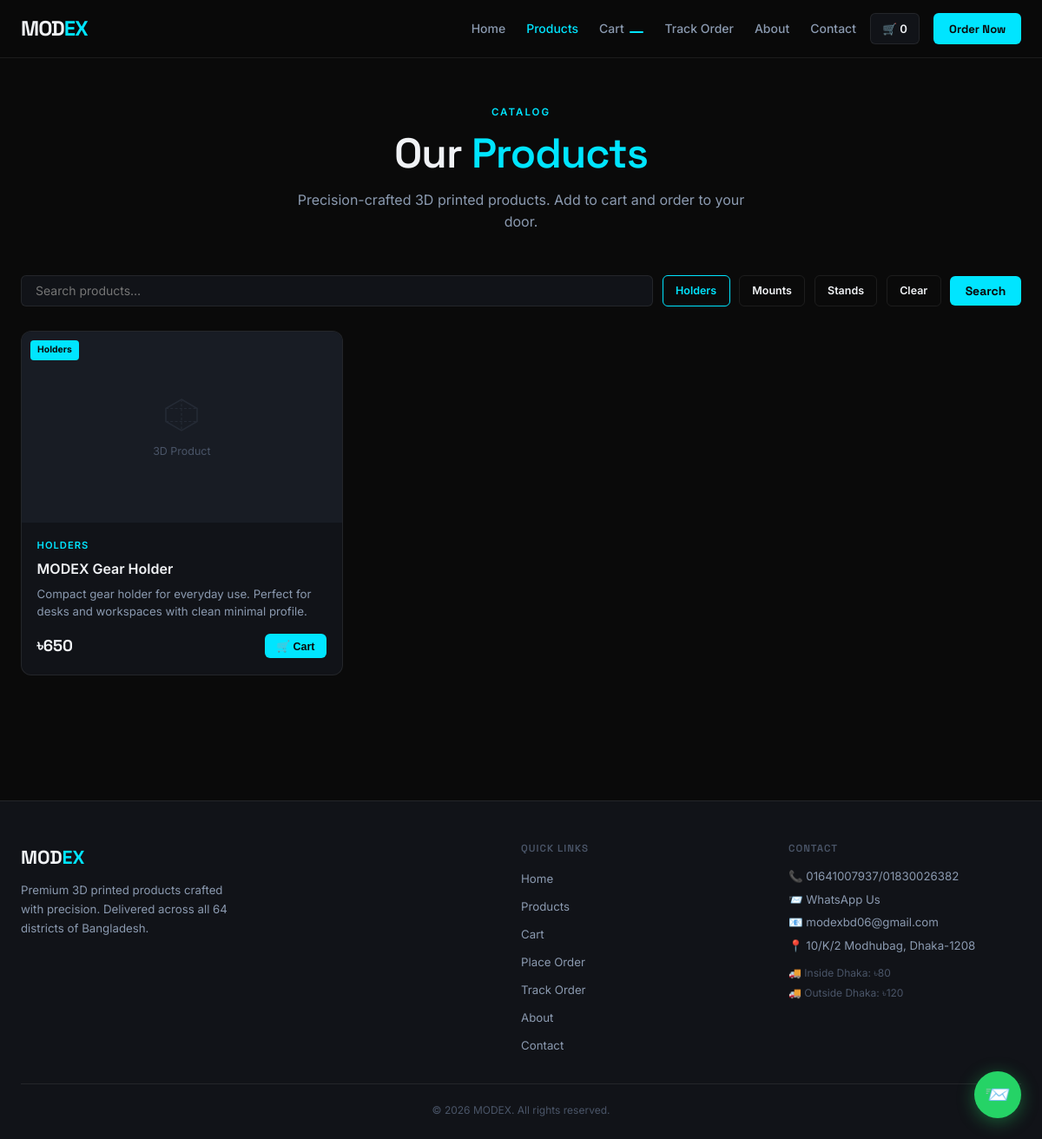
Page /products.php?cat=Holders on the committed database.
### tables this page shows
CREATE TABLE IF NOT EXISTS products (
    id INT AUTO_INCREMENT PRIMARY KEY,
    name VARCHAR(255) NOT NULL,
    description TEXT,
    price DECIMAL(10,2) NOT NULL DEFAULT 0,
    category VARCHAR(100),
    images TEXT,
    specifications TEXT,
    is_active TINYINT(1) DEFAULT 1,
    created_at TIMESTAMP DEFAULT CURRENT_TIMESTAMP,
    updated_at TIMESTAMP DEFAULT CURRENT_TIMESTAMP ON UPDATE CURRENT_TIMESTAMP
);

### includes/config.php (called while the page is built, shortened)
<?php
function sanitize($input) {
    return htmlspecialchars(strip_tags(trim($input)), ENT_QUOTES, 'UTF-8');
}
function formatTaka($amount) {
    return '&#2547;' . number_format($amount, 0);
}

### products.php (the view, shortened to what this page needs)
<?php
require_once 'includes/config.php';
require_once 'includes/layout_top.php';
require_once 'includes/layout_bottom.php';
$db       = getDB();
$category = isset($_GET['cat']) ? sanitize($_GET['cat']) : '';
$search   = isset($_GET['q'])   ? sanitize($_GET['q'])   : '';
$where = ['is_active=1'];
$params = [];
if ($category) { $where[] = 'category=?'; $params[] = $category; }
$sql  = 'SELECT * FROM products WHERE ' . implode(' AND ',$where) . ' ORDER BY id';
$stmt = $db->prepare($sql);
$stmt->execute($params);
$products = $stmt->fetchAll();
$cats = $db->query("SELECT DISTINCT category FROM products WHERE is_active=1 AND category IS NOT NULL AND category!='' ORDER BY category")->fetchAll(PDO::FETCH_COLUMN);
?>
<div class="page-hero" style="padding-bottom:2rem">
  <span class="section-eyebrow">Catalog</span>
  <h1>Our <span style="color:var(--accent)">Products</span></h1>
  <p>Precision-crafted 3D printed products. Add to cart and order to your door.</p>
</div>
<section class="section" style="padding-top:1rem">
  <div class="section-inner">
    <div style="display:flex;gap:.75rem;flex-wrap:wrap;margin-bottom:1.75rem;align-items:center">
      <form method="GET" style="display:flex;gap:.65rem;flex:1;flex-wrap:wrap;align-items:center">
        <input name="q" value="<?= htmlspecialchars($search) ?>" placeholder="Search products…" style="background:var(--surface);border:1px solid var(--border);border-radius:var(--radius-sm);padding:.52rem 1rem;color:var(--text-primary);font-size:.875rem;font-family:Inter,sans-serif;flex:1;min-width:160px">
        <?php foreach ($cats as $c): ?>
          <a href="?cat=<?= urlencode($c) ?><?= $search?'&q='.urlencode($search):'' ?>" class="btn-outline" style="padding:.45rem .9rem;font-size:.78rem;<?= $category===$c?'border-color:var(--accent);color:var(--accent)':'' ?>"><?= htmlspecialchars($c) ?></a>
        <?php endforeach; ?>
        <?php if ($category||$search): ?><a href="/products.php" class="btn-outline" style="padding:.45rem .9rem;font-size:.78rem">Clear</a><?php endif; ?>
        <button type="submit" class="btn-primary" style="padding:.52rem 1.1rem;font-size:.875rem">Search</button>
      </form>
    </div>
    <div class="products-grid">
      <?php foreach ($products as $p): $imgs = json_decode($p['images']??'[]',true); ?>
      <div class="product-card">
        <div class="product-img" onclick="window.location='/product.php?id=<?= $p['id'] ?>'">
          <?php if (!empty($imgs[0]) && file_exists('assets/images/'.$imgs[0])): ?>
            <img src="/assets/images/<?= htmlspecialchars($imgs[0]) ?>" alt="<?= htmlspecialchars($p['name']) ?>">
          <?php else: ?>
            <div class="product-img-placeholder">
              <svg viewBox="0 0 64 64" fill="none" width="48"><path d="M32 8L56 22V42L32 56L8 42V22L32 8Z" stroke="currentColor" stroke-width="2"/><path d="M32 8V56M8 22L56 22M8 42L56 42" stroke="currentColor" stroke-width="1.5" stroke-dasharray="4 3"/></svg>
              <span>3D Product</span>
            </div>
          <?php endif; ?>
          <?php if ($p['category']): ?><span class="product-badge"><?= htmlspecialchars($p['category']) ?></span><?php endif; ?>
        </div>
        <div class="product-body">
          <?php if ($p['category']): ?><div class="product-cat"><?= htmlspecialchars($p['category']) ?></div><?php endif; ?>
          <div class="product-name"><?= htmlspecialchars($p['name']) ?></div>
          <div class="product-desc"><?= htmlspecialchars($p['description']) ?></div>
          <div class="product-footer">
            <div class="product-price"><?= formatTaka($p['price']) ?></div>
            <div class="product-actions">
              <form method="POST" action="/cart_action.php" style="display:inline">
                <button type="submit" class="btn-sm">&#128722; Cart</button>
              </form>
            </div>
          </div>
        </div>
      </div>
      <?php endforeach; ?>
    </div>
  </div>
</section>

### assets/css/style.css (style rules this page uses)
*,*::before,*::after { box-sizing:border-box;margin:0;padding:0 }
:root { --black:#0a0a0a;--white:#fff; --accent:#00e5ff;--accent-dim:#00b8cc;--accent-glow:rgba(0,229,255,.15); --surface:#111318;--surface2:#181c24;--surface3:#1e2330; --border:rgba(255,255,255,.08);--border-accent:rgba(0,229,255,.3); --text-primary:#f0f2f5;--text-secondary:#8b9ab0;--text-muted:#4a5568; --danger:#ff4d4d;--success:#00c896;--warning:#ffb800; --radius:12px;--radius-sm:6px;--tr:.2s ease; }
html { scroll-behavior:smooth }
body { font-family:'Inter',sans-serif;background:var(--black);color:var(--text-primary);line-height:1.6;overflow-x:hidden }
h1,h2,h3,h4 { font-family:'Space Grotesk',sans-serif;font-weight:600;line-height:1.2 }
a { color:inherit;text-decoration:none }
.btn-primary { background:var(--accent);color:var(--black);padding:.82rem 1.8rem;border-radius:var(--radius-sm);font-size:.95rem;font-weight:700;font-family:'Space Grotesk',sans-serif;border:none;cursor:pointer;display:inline-block;transition:all var(--tr);text-align:center }
.btn-outline { background:transparent;color:var(--text-primary);padding:.82rem 1.8rem;border-radius:var(--radius-sm);font-size:.95rem;font-weight:600;border:1px solid var(--border);transition:all var(--tr);display:inline-block;cursor:pointer;text-align:center }
.btn-sm { padding:.42rem .85rem;font-size:.78rem;border-radius:var(--radius-sm);background:var(--accent);color:var(--black);font-weight:700;border:none;cursor:pointer;display:inline-block;transition:all var(--tr) }
.section { padding:5rem 1.5rem }
.section-inner { max-width:1200px;margin:0 auto }
.section-eyebrow { font-size:.72rem;font-weight:600;letter-spacing:2px;text-transform:uppercase;color:var(--accent);margin-bottom:.6rem;display:block }
.products-grid { display:grid;grid-template-columns:repeat(auto-fill,minmax(280px,1fr));gap:1.25rem }
.product-card { background:var(--surface);border:1px solid var(--border);border-radius:var(--radius);overflow:hidden;transition:all .3s ease;cursor:pointer }
.product-img { height:220px;background:var(--surface2);display:flex;align-items:center;justify-content:center;overflow:hidden;position:relative }
.product-img-placeholder { display:flex;flex-direction:column;align-items:center;gap:.5rem;color:var(--text-muted);font-size:.78rem }
.product-img-placeholder svg { width:48px;height:48px;opacity:.25 }
.product-badge { position:absolute;top:10px;left:10px;background:var(--accent);color:var(--black);font-size:.65rem;font-weight:700;padding:3px 8px;border-radius:4px }
.product-body { padding:1.1rem }
.product-cat { font-size:.7rem;color:var(--accent);text-transform:uppercase;letter-spacing:1px;font-weight:600;margin-bottom:.35rem }
.product-name { font-size:1rem;font-weight:600;margin-bottom:.4rem }
.product-desc { font-size:.83rem;color:var(--text-secondary);line-height:1.5;margin-bottom:.9rem;display:-webkit-box;-webkit-line-clamp:2;-webkit-box-orient:vertical;overflow:hidden }
.product-footer { display:flex;align-items:center;justify-content:space-between;gap:.5rem }
.product-price { font-family:'Space Grotesk',sans-serif;font-size:1.15rem;font-weight:700 }
.product-actions { display:flex;gap:.4rem }
.page-hero { padding:7.5rem 1.5rem 3rem;text-align:center }
.page-hero h1 { font-size:clamp(1.9rem,5vw,3rem);letter-spacing:-1px;margin-bottom:.75rem }
.page-hero p { color:var(--text-secondary);font-size:1rem;max-width:520px;margin:0 auto }
.will-reveal { opacity:0;transform:translateY(20px);transition:opacity .5s ease,transform .5s ease }
.revealed { opacity:1;transform:none }

### rows in the picture
products: category "Holders", category "HOLDERS", name "MODEX Gear Holder", description "Compact gear holder for everyday use. Perfect for desks and workspaces with clean minimal profile.", price "৳650"

### other values in the picture
$cartCount "0"
$c "Holders"
$c "Mounts"
$c "Stands"
